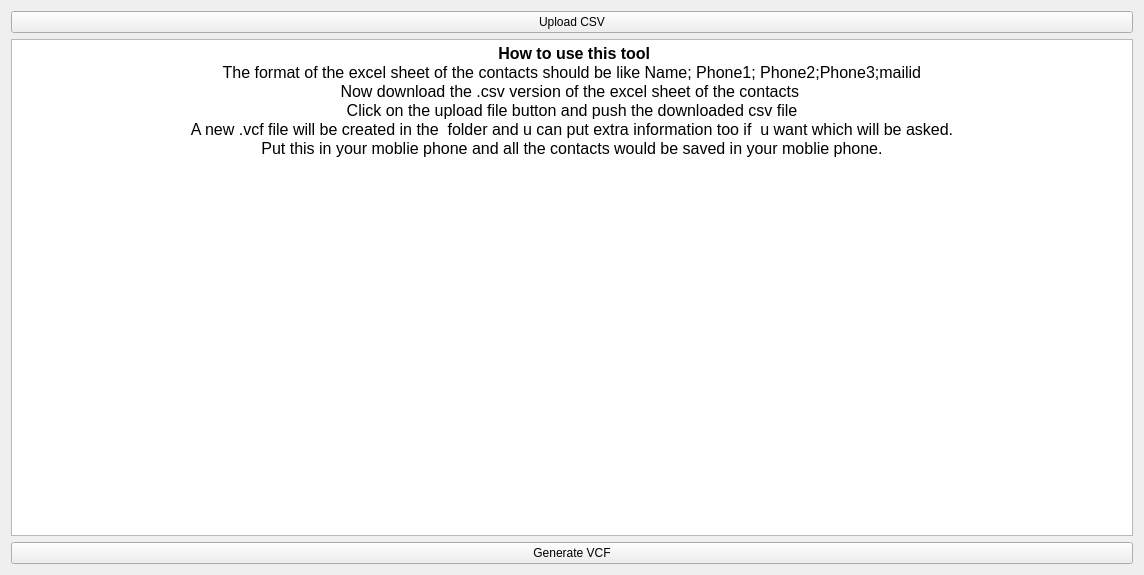
<?xml version="1.0" encoding="UTF-8"?>
<ui version="4.0">
 <class>Judaav</class>
 <widget class="QWidget" name="Judaav">
  <property name="geometry">
   <rect>
    <x>0</x>
    <y>0</y>
    <width>1144</width>
    <height>575</height>
   </rect>
  </property>
  <property name="minimumSize">
   <size>
    <width>784</width>
    <height>0</height>
   </size>
  </property>
  <property name="windowTitle">
   <string>Form</string>
  </property>
  <layout class="QGridLayout" name="gridLayout">
   <item row="0" column="0">
    <layout class="QVBoxLayout" name="verticalLayout">
     <item>
      <widget class="QPushButton" name="upload">
       <property name="text">
        <string>Upload CSV</string>
       </property>
      </widget>
     </item>
     <item>
      <widget class="QTextEdit" name="textEdit">
       <property name="html">
        <string>&lt;!DOCTYPE HTML PUBLIC &quot;-//W3C//DTD HTML 4.0//EN&quot; &quot;http://www.w3.org/TR/REC-html40/strict.dtd&quot;&gt;
&lt;html&gt;&lt;head&gt;&lt;meta name=&quot;qrichtext&quot; content=&quot;1&quot; /&gt;&lt;style type=&quot;text/css&quot;&gt;
p, li { white-space: pre-wrap; }
&lt;/style&gt;&lt;/head&gt;&lt;body style=&quot; font-family:'Open Sans'; font-size:11pt; font-weight:400; font-style:normal;&quot;&gt;
&lt;p align=&quot;center&quot; style=&quot; margin-top:0px; margin-bottom:0px; margin-left:0px; margin-right:0px; -qt-block-indent:0; text-indent:0px;&quot;&gt;&lt;span style=&quot; font-size:12pt;&quot;&gt; &lt;/span&gt;&lt;span style=&quot; font-size:12pt; font-weight:600;&quot;&gt;How to use this tool&lt;/span&gt;&lt;/p&gt;
&lt;p align=&quot;center&quot; style=&quot; margin-top:0px; margin-bottom:0px; margin-left:0px; margin-right:0px; -qt-block-indent:0; text-indent:0px;&quot;&gt;&lt;span style=&quot; font-size:12pt;&quot;&gt; The format of the excel sheet of the contacts should be like Name; Phone1; Phone2;Phone3;mailid &lt;/span&gt;&lt;/p&gt;
&lt;p align=&quot;center&quot; style=&quot; margin-top:0px; margin-bottom:0px; margin-left:0px; margin-right:0px; -qt-block-indent:0; text-indent:0px;&quot;&gt;&lt;span style=&quot; font-size:12pt;&quot;&gt;Now download the .csv version of the excel sheet of the contacts &lt;/span&gt;&lt;/p&gt;
&lt;p align=&quot;center&quot; style=&quot; margin-top:0px; margin-bottom:0px; margin-left:0px; margin-right:0px; -qt-block-indent:0; text-indent:0px;&quot;&gt;&lt;span style=&quot; font-size:12pt;&quot;&gt;Click on the upload file button and push the downloaded csv file&lt;/span&gt;&lt;/p&gt;
&lt;p align=&quot;center&quot; style=&quot; margin-top:0px; margin-bottom:0px; margin-left:0px; margin-right:0px; -qt-block-indent:0; text-indent:0px;&quot;&gt;&lt;span style=&quot; font-size:12pt;&quot;&gt;A new .vcf file will be created in the  folder and u can put extra information too if  u want which will be asked.&lt;/span&gt;&lt;/p&gt;
&lt;p align=&quot;center&quot; style=&quot; margin-top:0px; margin-bottom:0px; margin-left:0px; margin-right:0px; -qt-block-indent:0; text-indent:0px;&quot;&gt;&lt;span style=&quot; font-size:12pt;&quot;&gt;Put this in your moblie phone and all the contacts would be saved in your moblie phone.&lt;/span&gt;&lt;/p&gt;&lt;/body&gt;&lt;/html&gt;</string>
       </property>
      </widget>
     </item>
     <item>
      <widget class="QPushButton" name="vcf">
       <property name="text">
        <string>Generate VCF</string>
       </property>
      </widget>
     </item>
    </layout>
   </item>
  </layout>
 </widget>
 <resources/>
 <connections/>
</ui>
